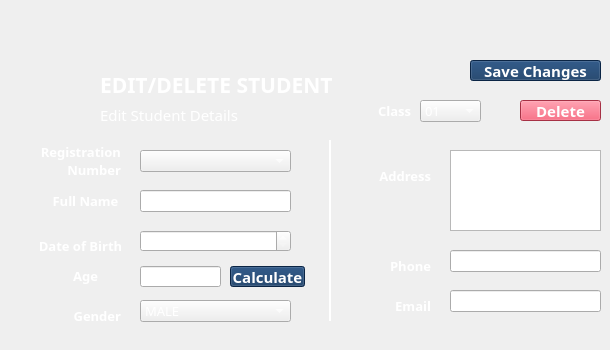
    <widget class="QWidget" name="tab_4">
     <attribute name="title">
      <string>Edit/Delete Student</string>
     </attribute>
     <widget class="QLineEdit" name="tb24">
      <property name="geometry">
       <rect>
        <x>450</x>
        <y>250</y>
        <width>151</width>
        <height>22</height>
       </rect>
      </property>
      <property name="font">
       <font>
        <family>Poppins Medium</family>
        <pointsize>10</pointsize>
       </font>
      </property>
      <property name="styleSheet">
       <string notr="true">color: rgb(255, 255, 255);</string>
      </property>
      <property name="text">
       <string/>
      </property>
     </widget>
     <widget class="QLabel" name="label_20">
      <property name="geometry">
       <rect>
        <x>40</x>
        <y>290</y>
        <width>81</width>
        <height>51</height>
       </rect>
      </property>
      <property name="font">
       <font>
        <family>Poppins</family>
        <pointsize>10</pointsize>
        <weight>75</weight>
        <italic>false</italic>
        <bold>true</bold>
        <kerning>true</kerning>
       </font>
      </property>
      <property name="layoutDirection">
       <enum>Qt::LeftToRight</enum>
      </property>
      <property name="styleSheet">
       <string notr="true">color: rgb(255, 255, 255);</string>
      </property>
      <property name="text">
       <string>Gender</string>
      </property>
      <property name="scaledContents">
       <bool>true</bool>
      </property>
      <property name="alignment">
       <set>Qt::AlignRight|Qt::AlignTrailing|Qt::AlignVCenter</set>
      </property>
     </widget>
     <widget class="QLabel" name="label_21">
      <property name="geometry">
       <rect>
        <x>30</x>
        <y>180</y>
        <width>111</width>
        <height>41</height>
       </rect>
      </property>
      <property name="font">
       <font>
        <family>Poppins</family>
        <pointsize>10</pointsize>
        <weight>75</weight>
        <italic>false</italic>
        <bold>true</bold>
        <kerning>true</kerning>
       </font>
      </property>
      <property name="layoutDirection">
       <enum>Qt::LeftToRight</enum>
      </property>
      <property name="styleSheet">
       <string notr="true">color: rgb(255, 255, 255);</string>
      </property>
      <property name="text">
       <string>Full Name</string>
      </property>
      <property name="scaledContents">
       <bool>true</bool>
      </property>
      <property name="alignment">
       <set>Qt::AlignCenter</set>
      </property>
     </widget>
     <widget class="QLineEdit" name="tb25">
      <property name="geometry">
       <rect>
        <x>450</x>
        <y>290</y>
        <width>151</width>
        <height>22</height>
       </rect>
      </property>
      <property name="font">
       <font>
        <family>Poppins Medium</family>
        <pointsize>10</pointsize>
       </font>
      </property>
      <property name="styleSheet">
       <string notr="true">color: rgb(255, 255, 255);</string>
      </property>
      <property name="text">
       <string/>
      </property>
     </widget>
     <widget class="QLabel" name="label_22">
      <property name="geometry">
       <rect>
        <x>350</x>
        <y>280</y>
        <width>81</width>
        <height>51</height>
       </rect>
      </property>
      <property name="font">
       <font>
        <family>Poppins</family>
        <pointsize>10</pointsize>
        <weight>75</weight>
        <italic>false</italic>
        <bold>true</bold>
        <kerning>true</kerning>
       </font>
      </property>
      <property name="layoutDirection">
       <enum>Qt::LeftToRight</enum>
      </property>
      <property name="styleSheet">
       <string notr="true">color: rgb(255, 255, 255);</string>
      </property>
      <property name="text">
       <string>Email</string>
      </property>
      <property name="scaledContents">
       <bool>true</bool>
      </property>
      <property name="alignment">
       <set>Qt::AlignRight|Qt::AlignTrailing|Qt::AlignVCenter</set>
      </property>
     </widget>
     <widget class="Line" name="line_2">
      <property name="geometry">
       <rect>
        <x>320</x>
        <y>140</y>
        <width>20</width>
        <height>181</height>
       </rect>
      </property>
      <property name="styleSheet">
       <string notr="true">color: rgb(255, 255, 255);</string>
      </property>
      <property name="frameShadow">
       <enum>QFrame::Plain</enum>
      </property>
      <property name="lineWidth">
       <number>2</number>
      </property>
      <property name="orientation">
       <enum>Qt::Vertical</enum>
      </property>
     </widget>
     <widget class="QLabel" name="label_23">
      <property name="geometry">
       <rect>
        <x>30</x>
        <y>60</y>
        <width>61</width>
        <height>61</height>
       </rect>
      </property>
      <property name="text">
       <string/>
      </property>
      <property name="pixmap">
       <pixmap>../../../../school_management_pyqt/schl_mgmt_app/src/student-edit.png</pixmap>
      </property>
      <property name="scaledContents">
       <bool>true</bool>
      </property>
     </widget>
     <widget class="QLabel" name="label_24">
      <property name="geometry">
       <rect>
        <x>350</x>
        <y>150</y>
        <width>81</width>
        <height>51</height>
       </rect>
      </property>
      <property name="font">
       <font>
        <family>Poppins</family>
        <pointsize>10</pointsize>
        <weight>75</weight>
        <italic>false</italic>
        <bold>true</bold>
        <kerning>true</kerning>
       </font>
      </property>
      <property name="layoutDirection">
       <enum>Qt::LeftToRight</enum>
      </property>
      <property name="styleSheet">
       <string notr="true">color: rgb(255, 255, 255);</string>
      </property>
      <property name="text">
       <string>Address</string>
      </property>
      <property name="scaledContents">
       <bool>true</bool>
      </property>
      <property name="alignment">
       <set>Qt::AlignRight|Qt::AlignTrailing|Qt::AlignVCenter</set>
      </property>
     </widget>
     <widget class="QLabel" name="label_25">
      <property name="geometry">
       <rect>
        <x>350</x>
        <y>240</y>
        <width>81</width>
        <height>51</height>
       </rect>
      </property>
      <property name="font">
       <font>
        <family>Poppins</family>
        <pointsize>10</pointsize>
        <weight>75</weight>
        <italic>false</italic>
        <bold>true</bold>
        <kerning>true</kerning>
       </font>
      </property>
      <property name="layoutDirection">
       <enum>Qt::LeftToRight</enum>
      </property>
      <property name="styleSheet">
       <string notr="true">color: rgb(255, 255, 255);</string>
      </property>
      <property name="text">
       <string>Phone</string>
      </property>
      <property name="scaledContents">
       <bool>true</bool>
      </property>
      <property name="alignment">
       <set>Qt::AlignRight|Qt::AlignTrailing|Qt::AlignVCenter</set>
      </property>
     </widget>
     <widget class="QComboBox" name="cb22">
      <property name="geometry">
       <rect>
        <x>140</x>
        <y>300</y>
        <width>151</width>
        <height>22</height>
       </rect>
      </property>
      <property name="font">
       <font>
        <family>Poppins SemiBold</family>
        <pointsize>10</pointsize>
       </font>
      </property>
      <property name="styleSheet">
       <string notr="true">color: rgb(255, 255, 255);
gridline-color: rgb(255, 255, 255);
selection-color: rgb(15, 52, 96);
border-color: rgb(255, 255, 255);</string>
      </property>
      <item>
       <property name="text">
        <string>MALE</string>
       </property>
      </item>
      <item>
       <property name="text">
        <string>FEMALE</string>
       </property>
      </item>
     </widget>
     <widget class="QLabel" name="label_26">
      <property name="geometry">
       <rect>
        <x>40</x>
        <y>220</y>
        <width>81</width>
        <height>51</height>
       </rect>
      </property>
      <property name="font">
       <font>
        <family>Poppins</family>
        <pointsize>10</pointsize>
        <weight>75</weight>
        <italic>false</italic>
        <bold>true</bold>
        <kerning>true</kerning>
       </font>
      </property>
      <property name="layoutDirection">
       <enum>Qt::LeftToRight</enum>
      </property>
      <property name="styleSheet">
       <string notr="true">color: rgb(255, 255, 255);</string>
      </property>
      <property name="text">
       <string>Date of Birth</string>
      </property>
      <property name="scaledContents">
       <bool>true</bool>
      </property>
      <property name="alignment">
       <set>Qt::AlignCenter</set>
      </property>
     </widget>
     <widget class="QLabel" name="label_27">
      <property name="geometry">
       <rect>
        <x>370</x>
        <y>100</y>
        <width>41</width>
        <height>21</height>
       </rect>
      </property>
      <property name="font">
       <font>
        <family>Poppins</family>
        <pointsize>10</pointsize>
        <weight>75</weight>
        <italic>false</italic>
        <bold>true</bold>
        <kerning>true</kerning>
       </font>
      </property>
      <property name="layoutDirection">
       <enum>Qt::LeftToRight</enum>
      </property>
      <property name="styleSheet">
       <string notr="true">color: rgb(255, 255, 255);</string>
      </property>
      <property name="text">
       <string>Class</string>
      </property>
      <property name="scaledContents">
       <bool>true</bool>
      </property>
      <property name="alignment">
       <set>Qt::AlignRight|Qt::AlignTrailing|Qt::AlignVCenter</set>
      </property>
     </widget>
     <widget class="QLabel" name="label_28">
      <property name="geometry">
       <rect>
        <x>100</x>
        <y>70</y>
        <width>243</width>
        <height>29</height>
       </rect>
      </property>
      <property name="font">
       <font>
        <family>Poppins</family>
        <pointsize>16</pointsize>
        <weight>75</weight>
        <bold>true</bold>
        <kerning>true</kerning>
       </font>
      </property>
      <property name="layoutDirection">
       <enum>Qt::LeftToRight</enum>
      </property>
      <property name="styleSheet">
       <string notr="true">color: rgb(255, 255, 255);</string>
      </property>
      <property name="text">
       <string>EDIT/DELETE STUDENT</string>
      </property>
      <property name="scaledContents">
       <bool>true</bool>
      </property>
      <property name="alignment">
       <set>Qt::AlignLeading|Qt::AlignLeft|Qt::AlignVCenter</set>
      </property>
     </widget>
     <widget class="QComboBox" name="cb23">
      <property name="geometry">
       <rect>
        <x>420</x>
        <y>100</y>
        <width>61</width>
        <height>22</height>
       </rect>
      </property>
      <property name="font">
       <font>
        <family>Poppins SemiBold</family>
        <pointsize>10</pointsize>
       </font>
      </property>
      <property name="styleSheet">
       <string notr="true">color: rgb(255, 255, 255);
gridline-color: rgb(255, 255, 255);
selection-color: rgb(15, 52, 96);
border-color: rgb(255, 255, 255);</string>
      </property>
      <item>
       <property name="text">
        <string>01</string>
       </property>
      </item>
      <item>
       <property name="text">
        <string>02</string>
       </property>
      </item>
      <item>
       <property name="text">
        <string>03</string>
       </property>
      </item>
      <item>
       <property name="text">
        <string>04</string>
       </property>
      </item>
      <item>
       <property name="text">
        <string>05</string>
       </property>
      </item>
      <item>
       <property name="text">
        <string>06</string>
       </property>
      </item>
      <item>
       <property name="text">
        <string>07</string>
       </property>
      </item>
      <item>
       <property name="text">
        <string>08</string>
       </property>
      </item>
      <item>
       <property name="text">
        <string>09</string>
       </property>
      </item>
      <item>
       <property name="text">
        <string>10</string>
       </property>
      </item>
      <item>
       <property name="text">
        <string>11</string>
       </property>
      </item>
      <item>
       <property name="text">
        <string>12</string>
       </property>
      </item>
     </widget>
     <widget class="QLineEdit" name="tb21">
      <property name="geometry">
       <rect>
        <x>140</x>
        <y>190</y>
        <width>151</width>
        <height>22</height>
       </rect>
      </property>
      <property name="font">
       <font>
        <family>Poppins Medium</family>
        <pointsize>10</pointsize>
       </font>
      </property>
      <property name="styleSheet">
       <string notr="true">color: rgb(255, 255, 255);</string>
      </property>
      <property name="text">
       <string/>
      </property>
     </widget>
     <widget class="QLabel" name="label_29">
      <property name="geometry">
       <rect>
        <x>40</x>
        <y>130</y>
        <width>81</width>
        <height>61</height>
       </rect>
      </property>
      <property name="font">
       <font>
        <family>Poppins</family>
        <pointsize>10</pointsize>
        <weight>75</weight>
        <italic>false</italic>
        <bold>true</bold>
        <kerning>true</kerning>
       </font>
      </property>
      <property name="layoutDirection">
       <enum>Qt::LeftToRight</enum>
      </property>
      <property name="styleSheet">
       <string notr="true">color: rgb(255, 255, 255);</string>
      </property>
      <property name="text">
       <string>Registration Number</string>
      </property>
      <property name="scaledContents">
       <bool>true</bool>
      </property>
      <property name="alignment">
       <set>Qt::AlignRight|Qt::AlignTrailing|Qt::AlignVCenter</set>
      </property>
      <property name="wordWrap">
       <bool>true</bool>
      </property>
     </widget>
     <widget class="QPushButton" name="b21">
      <property name="geometry">
       <rect>
        <x>470</x>
        <y>60</y>
        <width>131</width>
        <height>21</height>
       </rect>
      </property>
      <property name="font">
       <font>
        <family>Poppins</family>
        <pointsize>11</pointsize>
        <weight>75</weight>
        <bold>true</bold>
       </font>
      </property>
      <property name="styleSheet">
       <string notr="true">background-color: rgb(15, 52, 96);
color: rgb(255, 255, 255);</string>
      </property>
      <property name="text">
       <string>Save Changes</string>
      </property>
     </widget>
     <widget class="QLabel" name="label_30">
      <property name="geometry">
       <rect>
        <x>100</x>
        <y>100</y>
        <width>243</width>
        <height>29</height>
       </rect>
      </property>
      <property name="font">
       <font>
        <family>Poppins</family>
        <pointsize>11</pointsize>
        <weight>50</weight>
        <italic>false</italic>
        <bold>false</bold>
        <kerning>true</kerning>
       </font>
      </property>
      <property name="layoutDirection">
       <enum>Qt::LeftToRight</enum>
      </property>
      <property name="styleSheet">
       <string notr="true">color: rgb(255, 255, 255);</string>
      </property>
      <property name="text">
       <string>Edit Student Details</string>
      </property>
      <property name="scaledContents">
       <bool>true</bool>
      </property>
      <property name="alignment">
       <set>Qt::AlignLeading|Qt::AlignLeft|Qt::AlignVCenter</set>
      </property>
     </widget>
     <widget class="QPushButton" name="b22">
      <property name="geometry">
       <rect>
        <x>520</x>
        <y>100</y>
        <width>81</width>
        <height>21</height>
       </rect>
      </property>
      <property name="font">
       <font>
        <family>Poppins</family>
        <pointsize>11</pointsize>
        <weight>75</weight>
        <bold>true</bold>
       </font>
      </property>
      <property name="styleSheet">
       <string notr="true">background-color: rgb(233, 69, 96);
color: rgb(255, 255, 255);</string>
      </property>
      <property name="text">
       <string>Delete</string>
      </property>
     </widget>
     <widget class="QComboBox" name="cb21">
      <property name="geometry">
       <rect>
        <x>140</x>
        <y>150</y>
        <width>151</width>
        <height>22</height>
       </rect>
      </property>
      <property name="font">
       <font>
        <family>Poppins SemiBold</family>
        <pointsize>10</pointsize>
       </font>
      </property>
      <property name="styleSheet">
       <string notr="true">color: rgb(255, 255, 255);
gridline-color: rgb(255, 255, 255);
selection-color: rgb(15, 52, 96);
border-color: rgb(255, 255, 255);</string>
      </property>
     </widget>
     <widget class="QDateEdit" name="tb22">
      <property name="geometry">
       <rect>
        <x>140</x>
        <y>230</y>
        <width>151</width>
        <height>22</height>
       </rect>
      </property>
      <property name="font">
       <font>
        <pointsize>10</pointsize>
       </font>
      </property>
      <property name="autoFillBackground">
       <bool>true</bool>
      </property>
      <property name="styleSheet">
       <string notr="true"> color: white;</string>
      </property>
     </widget>
     <widget class="QLineEdit" name="tb23">
      <property name="geometry">
       <rect>
        <x>140</x>
        <y>266</y>
        <width>81</width>
        <height>21</height>
       </rect>
      </property>
      <property name="font">
       <font>
        <family>Poppins Medium</family>
        <pointsize>10</pointsize>
       </font>
      </property>
      <property name="styleSheet">
       <string notr="true">color: rgb(255, 255, 255);</string>
      </property>
      <property name="text">
       <string/>
      </property>
     </widget>
     <widget class="QLabel" name="label_67">
      <property name="geometry">
       <rect>
        <x>30</x>
        <y>256</y>
        <width>111</width>
        <height>40</height>
       </rect>
      </property>
      <property name="font">
       <font>
        <family>Poppins</family>
        <pointsize>10</pointsize>
        <weight>75</weight>
        <italic>false</italic>
        <bold>true</bold>
        <kerning>true</kerning>
       </font>
      </property>
      <property name="layoutDirection">
       <enum>Qt::LeftToRight</enum>
      </property>
      <property name="styleSheet">
       <string notr="true">color: rgb(255, 255, 255);</string>
      </property>
      <property name="text">
       <string>Age</string>
      </property>
      <property name="scaledContents">
       <bool>true</bool>
      </property>
      <property name="alignment">
       <set>Qt::AlignCenter</set>
      </property>
     </widget>
     <widget class="QTextEdit" name="mtb21">
      <property name="geometry">
       <rect>
        <x>450</x>
        <y>150</y>
        <width>151</width>
        <height>81</height>
       </rect>
      </property>
      <property name="font">
       <font>
        <pointsize>10</pointsize>
       </font>
      </property>
      <property name="autoFillBackground">
       <bool>true</bool>
      </property>
      <property name="styleSheet">
       <string notr="true"> color: white;</string>
      </property>
      <property name="inputMethodHints">
       <set>Qt::ImhMultiLine</set>
      </property>
     </widget>
     <widget class="QLabel" name="l21">
      <property name="geometry">
       <rect>
        <x>70</x>
        <y>20</y>
        <width>501</width>
        <height>29</height>
       </rect>
      </property>
      <property name="font">
       <font>
        <family>Poppins</family>
        <pointsize>11</pointsize>
        <weight>75</weight>
        <italic>false</italic>
        <bold>true</bold>
        <kerning>true</kerning>
       </font>
      </property>
      <property name="layoutDirection">
       <enum>Qt::LeftToRight</enum>
      </property>
      <property name="styleSheet">
       <string notr="true">color: rgb(255, 255, 255);</string>
      </property>
      <property name="text">
       <string/>
      </property>
      <property name="scaledContents">
       <bool>true</bool>
      </property>
      <property name="alignment">
       <set>Qt::AlignCenter</set>
      </property>
     </widget>
     <widget class="QPushButton" name="b23">
      <property name="geometry">
       <rect>
        <x>230</x>
        <y>266</y>
        <width>75</width>
        <height>21</height>
       </rect>
      </property>
      <property name="font">
       <font>
        <family>Poppins</family>
        <pointsize>11</pointsize>
        <weight>75</weight>
        <bold>true</bold>
       </font>
      </property>
      <property name="styleSheet">
       <string notr="true">background-color: rgb(15, 52, 96);
color: rgb(255, 255, 255);</string>
      </property>
      <property name="text">
       <string>Calculate</string>
      </property>
     </widget>
    </widget>
